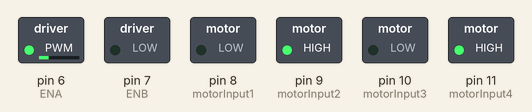
Simulated run of this sketch. Board: Arduino Uno, built with avr-gcc and run on an emulated ATmega328P. Shown: switched loads named in the sketch (green lamp = pin HIGH).

Above: at 0.5 s.
At 4.5 s:
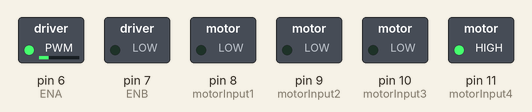
At 6.5 s:
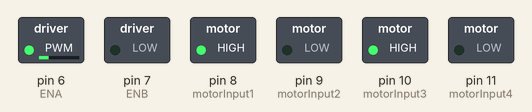
At 7.5 s:
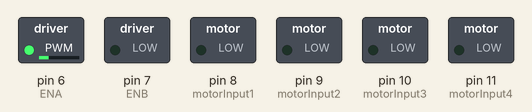
At 10.5 s:
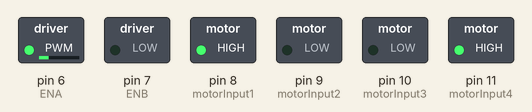
At 14.5 s:
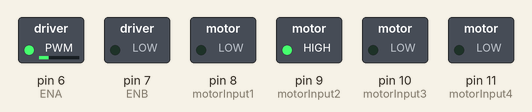
Timing chart, 0 to 15.6 s (numbered marks = the images above):
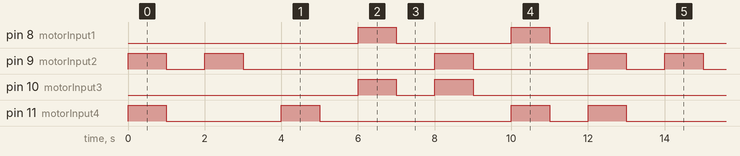

Measured:
- by itself, pin 8 (motorInput1): repeats every 12.0 s: LOW 3.0 s, HIGH 1.0 s, LOW 7.0 s, HIGH 1.0 s
- by itself, pin 9 (motorInput2): repeats every 12.0 s: LOW 1.0 s, HIGH 1.0 s, LOW 5.0 s, HIGH 1.0 s, LOW 3.0 s, HIGH 1.0 s
- by itself, pin 10 (motorInput3): repeats every 12.0 s: LOW 1.0 s, HIGH 1.0 s, LOW 9.0 s, HIGH 1.0 s
- by itself, pin 11 (motorInput4): repeats every 12.0 s: LOW 3.0 s, HIGH 1.0 s, LOW 5.0 s, HIGH 1.0 s, LOW 1.0 s, HIGH 1.0 s

The sketch:

draak+RM100+2019SP+type_asset+block_Movment_Test_Code_-_Copy.ino
```cpp
////////////////////////////////////
//Definitions
////////////////////////////////////

// Motor (L298n)
#define ENA          6
#define motorInput1  8
#define motorInput2  9
#define motorInput3  10
#define motorInput4  11
#define ENB          7

#define MotorSpeed 60

////////////////////////////////////
//Setup Function
////////////////////////////////////
void setup()
{

  //Motor Init
  pinMode(motorInput1, OUTPUT);
  pinMode(motorInput2, OUTPUT);
  pinMode(motorInput3, OUTPUT);
  pinMode(motorInput4, OUTPUT);
  pinMode(ENA, OUTPUT);
  pinMode(ENB, OUTPUT);

  analogWrite(ENA, MotorSpeed); //Left Motor initial Speed
  analogWrite(ENB, MotorSpeed); //Right Motor initial Speed

}

////////////////////////////////////
//Loop Function
////////////////////////////////////
void loop() {

  Move();
  delay(1000);
  Stop();
  delay(1000);
  Left();
  delay(1000);
  Stop();
  delay(1000);
  Right();
  delay(1000);
  Stop();
  delay(1000);
  Back();
  delay(1000);
  Stop();
  delay(1000);
  Sharp_Left();
  delay(1000);
  Stop();
  delay(1000);
  Sharp_Right();
  delay(1000);
  Stop();
  delay(1000);
}

////////////////////////////////////
//Move Function
//Move both motors in forward direction
////////////////////////////////////
void Move() {

  digitalWrite(motorInput1, LOW);
  digitalWrite(motorInput2, HIGH);
  digitalWrite(motorInput3, LOW);
  digitalWrite(motorInput4, HIGH);

}
////////////////////////////////////
//Back Function
//Move both motors in backward direction
////////////////////////////////////
void Back() {

  digitalWrite(motorInput1, HIGH);
  digitalWrite(motorInput2, LOW);
  digitalWrite(motorInput3, HIGH);
  digitalWrite(motorInput4, LOW);

}
////////////////////////////////////
//Right Function
//Move Right motor in forward direction and stop Left motor
////////////////////////////////////
void Right() {

  digitalWrite(motorInput1, LOW);
  digitalWrite(motorInput2, LOW);
  digitalWrite(motorInput3, LOW);
  digitalWrite(motorInput4, HIGH);

}
////////////////////////////////////
//Left Function
//Move Left motor in forward direction and stop Right motor
////////////////////////////////////
void Left() {

  digitalWrite(motorInput1, LOW);
  digitalWrite(motorInput2, HIGH);
  digitalWrite(motorInput3, LOW);
  digitalWrite(motorInput4, LOW);

}
////////////////////////////////////
//Stop Function
//Stop both motors directions
////////////////////////////////////
void Stop() {

  digitalWrite(motorInput1, LOW);
  digitalWrite(motorInput2, LOW);
  digitalWrite(motorInput3, LOW);
  digitalWrite(motorInput4, LOW);

}
////////////////////////////////////
//Sharp_Right Function
//Move Right motor in forward direction and Left motor in backward direction
////////////////////////////////////
void Sharp_Right() {

  digitalWrite(motorInput1, HIGH);
  digitalWrite(motorInput2, LOW);
  digitalWrite(motorInput3, LOW);
  digitalWrite(motorInput4, HIGH);

}
////////////////////////////////////
//Sharp_Left Function
//Move Left motor in forward direction and Right motor in backward direction
////////////////////////////////////
void Sharp_Left() {

  digitalWrite(motorInput1, LOW);
  digitalWrite(motorInput2, HIGH);
  digitalWrite(motorInput3, HIGH);
  digitalWrite(motorInput4, LOW);

}
```
